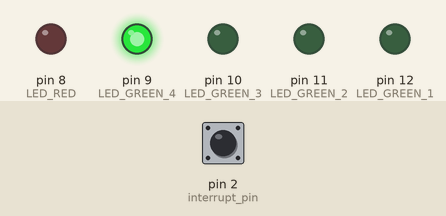
This sketch was run on a simulated Arduino Uno, built with avr-gcc and run on an emulated ATmega328P. On the bench: output pins drawn as LEDs (lit = HIGH). The inputs (shaded band) are chosen by the test bench; at power-on: pin 2 (interrupt_pin) LOW. Random numbers use the default seed unless the sketch sets one.

Above: at 0.1 s.
At 2.1 s:
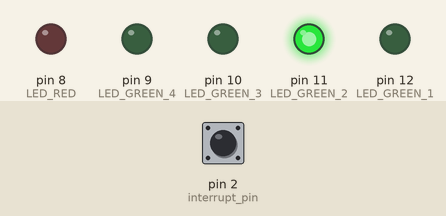
At 3.6 s:
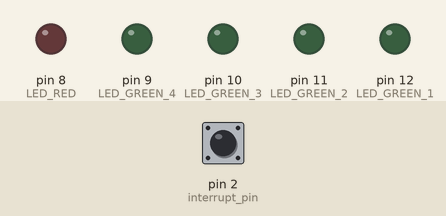
At 10.1 s:
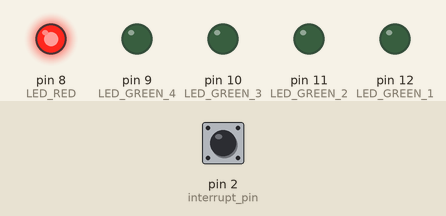
Timing chart, 0 to 11.6 s (numbered marks = the images above):
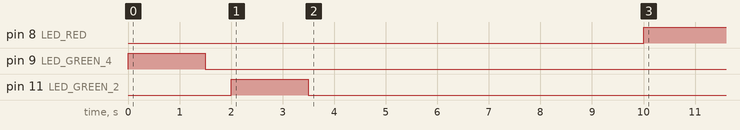

Measured:
- by itself, pin 8 (LED_RED): LOW → HIGH at 10.0 s
- by itself, pin 9 (LED_GREEN_4): LOW → HIGH at 0.00 s, → LOW 1.5 s later
- by itself, pin 11 (LED_GREEN_2): LOW → HIGH at 2.0 s, → LOW 1.5 s later

The sketch:

projekatrtsv31.ino
```cpp
#define LED_GREEN_1 12
#define LED_GREEN_2 11
#define LED_GREEN_3 10
#define LED_GREEN_4 9
#define LED_RED 8
#define BUTTON1 4
#define BUTTON2 5
#define BUTTON3 6
#define BUTTON4 7

#define INITIALIZE_STATE 1
#define PLAY_STATE 2
#define FAULT_STATE 3


volatile bool interrupted = false;
volatile unsigned short int buttonNumberPressed;
volatile bool greska;
volatile int brojac;
volatile bool pritisnutoDugme;
volatile bool pokrenutoBrojanje;
unsigned short int state;

unsigned short int combinationLength;

int *combination;
unsigned short int brojPokusaja;
unsigned short int buttonPressedOrder;


void setup(){
pinMode(LED_GREEN_1,OUTPUT);
pinMode(LED_GREEN_2,OUTPUT);
pinMode(LED_GREEN_3,OUTPUT);
pinMode(LED_GREEN_4,OUTPUT);
pinMode(LED_RED,OUTPUT);
pinMode(2,INPUT);// interrupt pin
pinMode(BUTTON1,INPUT);//BUTTON 1
pinMode(BUTTON2,INPUT);//BUTTON 2
pinMode(BUTTON3,INPUT);//BUTTON 3
pinMode(BUTTON4,INPUT);//BUTTON 4
attachInterrupt(digitalPinToInterrupt(2),buttonPressedISR,RISING);

state = INITIALIZE_STATE;
combinationLength = 2;
brojPokusaja = 3;
greska = false;
brojac = 0;
pokrenutoBrojanje = false;
pritisnutoDugme = false;

// TIMER 1 for interrupt frequency 2 Hz:
cli(); // stop interrupts
TCCR1A = 0; // set entire TCCR1A register to 0
TCCR1B = 0; // same for TCCR1B
TCNT1  = 0; // initialize counter value to 0
// set compare match register for 2 Hz increments
OCR1A = 31249; // = 16000000 / (256 * 2) - 1 (must be <65536)
// turn on CTC mode
TCCR1B |= (1 << WGM12);
// Set CS12, CS11 and CS10 bits for 256 prescaler
TCCR1B |= (1 << CS12) | (0 << CS11) | (0 << CS10);
// enable timer compare interrupt
TIMSK1 |= (1 << OCIE1A);
sei(); // allow interrupts

Serial.begin(9600);
}

void loop(){

switch(state){
  case INITIALIZE_STATE:
  detachInterrupt(digitalPinToInterrupt(2));
  free(combination);
  combination = (int*) malloc(combinationLength * sizeof(unsigned short int));
  buttonPressedOrder = 0;

  //Generisanje random kombinacije od 1 do 4
  for(int i = 0;i<combinationLength;i++){
    combination[i] = random(1,5);
  }

  //Paljenje dioda po generisanoj kombinaciji
  for(int j = 0;j<combinationLength;j++){
    if(combination[j] == 1){
      digitalWrite(LED_GREEN_1,HIGH);
      delay(1500);
      digitalWrite(LED_GREEN_1,LOW);
      delay(1500);
    }
    else if(combination[j] == 2){
      digitalWrite(LED_GREEN_2,HIGH);
      delay(1500);
      digitalWrite(LED_GREEN_2,LOW);
      delay(500);
    }
    else if(combination[j] == 3){
      digitalWrite(LED_GREEN_3,HIGH);
      delay(1500);
      digitalWrite(LED_GREEN_3,LOW);
      delay(500);
    }
    else if(combination[j] == 4){
      digitalWrite(LED_GREEN_4,HIGH);
      delay(1500);
      digitalWrite(LED_GREEN_4,LOW);
      delay(500);
    }
  }
  state = PLAY_STATE;
  attachInterrupt(digitalPinToInterrupt(2),buttonPressedISR,RISING);
  break;

  case PLAY_STATE:
  pokrenutoBrojanje = true;
   if(interrupted && buttonNumberPressed >0){
   //ButtonPressed
   pritisnutoDugme = true;
   Serial.println(buttonNumberPressed);
    if(combination[buttonPressedOrder] == buttonNumberPressed){
      buttonPressedOrder++;
      if(combinationLength == buttonPressedOrder){
    //Pogodjena kombinacija
        digitalWrite(LED_GREEN_1,HIGH);
        digitalWrite(LED_GREEN_2,HIGH);
        digitalWrite(LED_GREEN_3,HIGH);
        digitalWrite(LED_GREEN_4,HIGH);
        digitalWrite(LED_RED,HIGH);
        delay(600);
        digitalWrite(LED_GREEN_1,LOW);
        digitalWrite(LED_GREEN_2,LOW);
        digitalWrite(LED_GREEN_3,LOW);
        digitalWrite(LED_GREEN_4,LOW);
        digitalWrite(LED_RED,LOW);

        combinationLength++;
        state = INITIALIZE_STATE;
      }
    }
    else{
    //greska
    brojPokusaja--;
    greska = true;
      if(brojPokusaja <= 0){
        state = FAULT_STATE;
        Serial.println("KRAJ IGRE");
        TIMSK1 = 0;
    }
    Serial.println("GRESKA");

  }
  interrupted = 0;
 }
  //Kraj play Stanja
  break;

  case FAULT_STATE:
  greska = false;
  digitalWrite(LED_RED,HIGH);
  break;

}

}

void buttonPressedISR(){
  interrupted = 1;
  noInterrupts();
  if(digitalRead(BUTTON1)){
     buttonNumberPressed = 1;
  }
  else if(digitalRead(BUTTON2)){
     buttonNumberPressed = 2;
  }
  else if(digitalRead(BUTTON3)){
     buttonNumberPressed = 3;
  }
  else if(digitalRead(BUTTON4)){
     buttonNumberPressed = 4;
  }
  interrupts();
}

//Timer1 ISR funkcija(SVAKIH ~ 0.5s)
ISR(TIMER1_COMPA_vect){
  if(pokrenutoBrojanje){
    brojac++;
    if(brojac>=12 && !pritisnutoDugme){
      state = FAULT_STATE;
      brojac = 0;
    }
    else if(brojac>=12 && pritisnutoDugme){
      pokrenutoBrojanje = false;
      pritisnutoDugme = false;
      brojac = 0;
    }
  }
  if(greska){
      if(digitalRead(LED_RED)){
        digitalWrite(LED_RED,LOW);
      }
      else{
        digitalWrite(LED_RED,HIGH);
      }
  }
  TCNT1 = 0;
}
```
